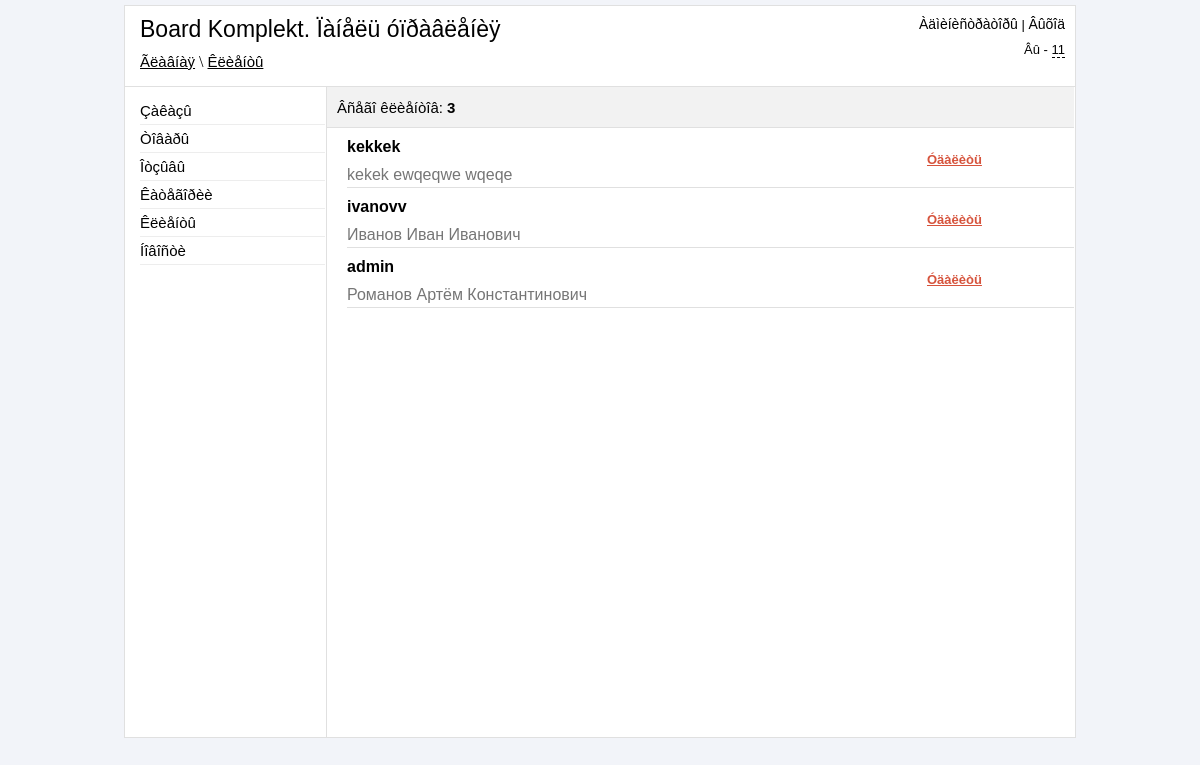
Screenshot of /admin/clients.php (signed in) with the database file from the repository.
### tables this page shows
CREATE TABLE IF NOT EXISTS `reg_user` (
  `user_id` int(11) NOT NULL AUTO_INCREMENT,
  `login` varchar(100) NOT NULL,
  `password` varchar(100) NOT NULL,
  `surname` varchar(100) NOT NULL,
  `name` varchar(100) NOT NULL,
  `patronymic` varchar(100) NOT NULL,
  `email` varchar(100) NOT NULL,
  `phone` varchar(100) NOT NULL,
  `address` text NOT NULL,
  `datetime` datetime NOT NULL,
  `ip` varchar(50) NOT NULL,
  PRIMARY KEY (`user_id`)
);

### admin/clients.php (the view, shortened to what this page needs)
<?php
	if ($_SESSION['auth_admin'] == "yes_auth")
	{
		include("include/db_connect.php");
        $all_clients = mysql_query("SELECT * FROM reg_user", $link);
        $result_count = mysql_num_rows($all_clients)
?>
<!DOCTYPE HTML>
<html>
<head>
	<link href ="css/reset.css" rel="stylesheet" type="text/css" />
	<link href ="css/style.css" rel="stylesheet" type="text/css" />
    <link href ="jquery_confirm/jquery_confirm.css" rel="stylesheet" type="text/css" />
</head>
<body>
<div class="block-body">
	<?php
		include("include/block-header.php");
	?>
	<div class="block-content">
		<div class = "block-parameters">
			<p class="count-client">Âñåãî êëèåíòîâ: <b><?php echo $result_count;?></b></p>
		</div>
         <?php
                $num = 6;
                $page = (int)$_GET['page'];
                $count = mysql_query("SELECT COUNT(*) FROM reg_user",$link);
                $temp = mysql_fetch_array($count);
                $page = intval($page);
                if(empty($page) or $page <= 0) $page = 1;
                    $start = $page * $num - $num;
                if($temp[0] > 0)
                {
                    $result = mysql_query("SELECT * FROM reg_user ORDER BY user_id DESC LIMIT $start, $num", $link);
                    if(mysql_num_rows($result) > 0)
                    {
                        $row = mysql_fetch_array($result);
                        do
                        {
                            echo '
                            <div class="block-clients">
                            <p class="client-login"><b>'.$row["login"].'</b></p>
                            <p class="client-fio">'.$row["surname"].' '.$row["name"].' '.$row["patronymic"].'</p>
                            <p class="delete-client-links"><a class="delete" rel=clients.php?id='.$row["user_id"].'&action=delete>Óäàëèòü</a></p>
                            <ul>
                                <li><strong>E-Mail:</strong> '.$row["email"].'</li>
                                <li><strong>Àäðåñ:</strong> '.$row["address"].'</li>
                                <li><strong>Òåëåôîí:</strong> '.$row["phone"].'</li>
                                <li><strong>IP:</strong> '.$row["ip"].'</li>
                                <li><strong>Äàòà ðåãèñòðàöèè:</strong> '.$row["datetime"].'</li>
                            </ul>
                            </div>
                            ';
                        } while ($row = mysql_fetch_array($result));
                    }
                }
            ?>
	</div>
</div>
</body>
</html>
<?php
	}
	else
	{
		header("Location: login.php");
	}
?>

### admin/css/style.css (style rules this page uses)
body { background-color: #F2F4F9 }
b { font-weight:bold; }
.block-body { width: 950px; margin: 5px auto; background-color: white; border: 1px solid #E0E0E0; }
.block-header-left a { font: 15px sans-serif; color: black; }
.block-content { width: 747px; min-height: 650px; height: auto; margin-left: 201px; border-left: 1px solid #E0E0E0; }
.block-parameters { height: 40px; border-bottom: 1px solid #E0E0E0; background-color: #F2F2F2; }
.delete { font: bold 13px sans-serif; color: #D6533C; cursor: pointer; text-decoration: underline; }
.count-client { font: 15px sans-serif; margin-top: 12px; margin-left: 10px; position: absolute; }
.block-clients { border-bottom: 1px solid #E0E0E0; min-height: 40px; height: auto; cursor: pointer; margin-top: 10px; margin-left: 20px; }
.client-login { font: 16px sans-serif; margin-top: 5px; margin-bottom: 10px; color: black; }
.client-fio { font: 16px sans-serif; margin-top: 10px; margin-bottom: 3px; color: #767676; }
.delete-client-links { font: 14px sans-serif; position: absolute; margin-top: -36px; margin-left: 580px; }

### rows the page displays
reg_user: login "kekkek", surname "kekek", name "ewqeqwe", patronymic "wqeqe"
reg_user: login "ivanovv", surname "Иванов", name "Иван", patronymic "Иванович"
reg_user: login "admin", surname "Романов", name "Артём", patronymic "Константинович"

### other values shown
$_SESSION['urlpage'] "Ãëàâíàÿ \\ Êëèåíòû"
$result_count "3"
